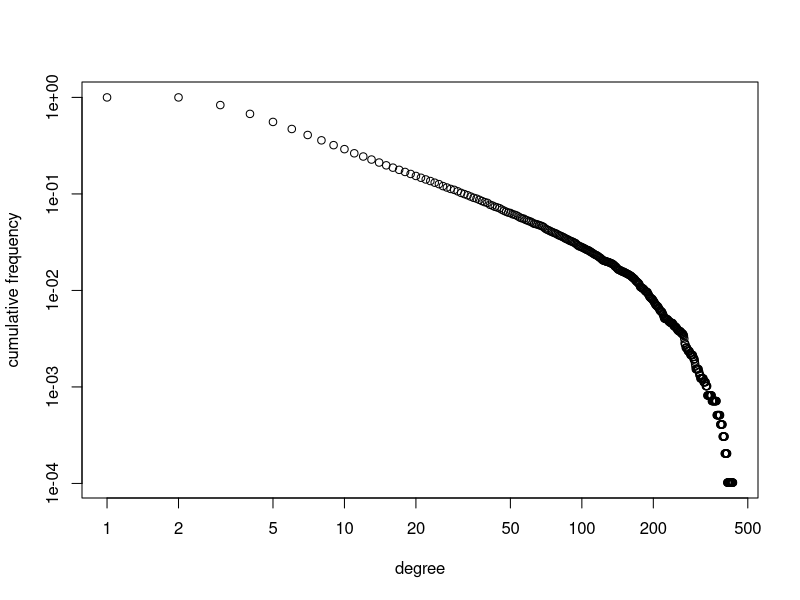

The R source for this figure: (Note: this script raises an error after producing the figure.)
#source("/u/vvasuki/vishvas/work/graphTheory/graphGeneration/graphWithClusters.R")
library("igraph")
DATA_DIR="/u/vvasuki/vishvas/work/graphTheory/graphGeneration/"

numClusters=2
A = matrix(c(.5, .01, .01, .48), nrow=numClusters)

numNodes = 10000

forestFire.fwProb=0.37
forestFire.bwProb=0.32/0.37


sum_A_ii = sum(diag(A))

component <- list()

for(i in c(1:numClusters)) {
    component[[i]] <- forest.fire.game(A[i,i]*numNodes, fw.prob=forestFire.fwProb, bw.factor=forestFire.bwProb)
}
graph <- as.undirected(graph.disjoint.union(component))

clusterEdges <- ecount(graph)
print(paste("clusterEdges: ", clusterEdges))
totalEdges <- clusterEdges * sum(A)/ sum_A_ii

cumVerteces = cumsum(diag(A))*numNodes
for(clusterA in c(2:numClusters)){
for(clusterB in c(1:(clusterA-1))){
    interclusterEdges <- round(totalEdges*A[clusterA, clusterB], 0)
    clusterAstart <- round(cumVerteces[clusterA-1]+1,0)
    clusterAend <- clusterAstart + vcount(component[[clusterA]])-1
    clusterBstart <- 1
    if(clusterB>1)
        clusterBstart = round(cumVerteces[clusterB-1]+1,0)
    clusterBend <- clusterBstart + vcount(component[[clusterB]])-1
    print(paste("clusterAstart: ", clusterAstart))
    print(paste("clusterBstart: ", clusterBstart))
    print(paste("clusterAend: ", clusterAend))
    print(paste("clusterBend: ", clusterBend))
    startVerteces <- sample(c(clusterAstart:clusterAend), interclusterEdges, replace=TRUE)
    endVerteces <- sample(c(clusterBstart:clusterBend), interclusterEdges, replace=TRUE)
    graph = add.edges(graph, c(rbind(startVerteces, endVerteces)))
}}

graphUndir <- as.undirected(graph)
clusters(graphUndir)
is.connected(graphUndir, "strong")


d <- degree(graphUndir, mode="in")
dd <- degree.distribution(graphUndir, mode="in", cumulative=TRUE)
degDistrGraphFile = paste(DATA_DIR,"degDistr.png")
alpha <- power.law.fit(d, xmin=20)
png(degDistrGraphFile)
plot(dd, log="xy", xlab="degree", ylab="cumulative frequency",
     col=1, main="")
lines(10:500, 10*(10:500)^(-coef(alpha)+1))
dev.off()

adjMatrix = get.adjacency(graph, type="both", sparse=TRUE)
adjMatrixFile=paste(DATA_DIR,"graphGeneration")
# writeMat(adjMatrixFile, adjMatrix=adjMatrix )
# plot(graph)
# get.shortest.paths(graphUndir, 1, 8000)

